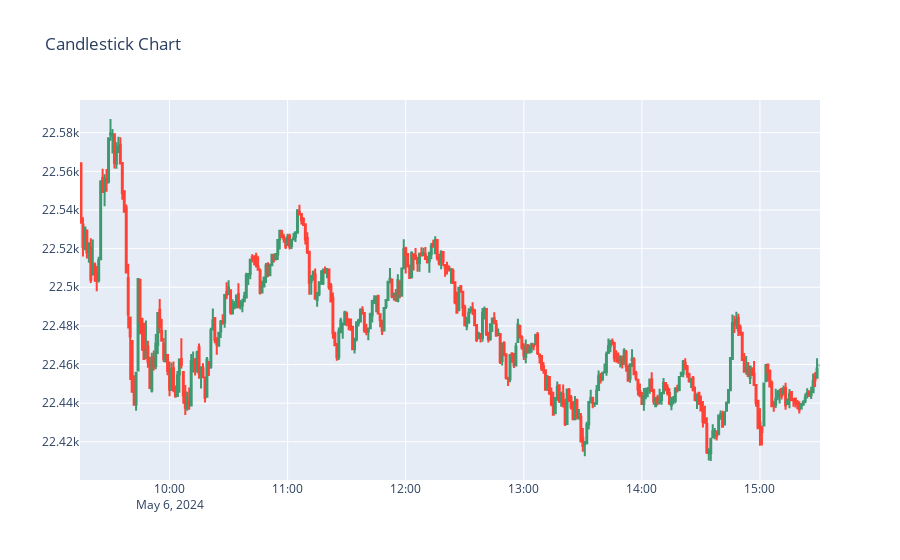

The cell this chart's notebook holds for it:
### Code cell
fig.update_layout(xaxis_rangeslider_visible=False)
fig.show()

### Figure 1 — Plotly figure (JSON) as saved in the notebook; plotly's stock layout.template omitted (floating-point values rounded to 4 significant figures; data arrays with more than 128 entries replaced by an {"elided": "..."} marker saying what was removed)
{"data": [{"close": {"elided": "376 float values"}, "high": {"elided": "376 float values"}, "low": {"elided": "376 float values"}, "open": {"elided": "376 float values"}, "type": "candlestick", "x": {"elided": "376 str values"}}], "layout": {"autosize": true, "title": {"text": "Candlestick Chart"}, "xaxis": {"autorange": true, "range": ["2024-05-06 09:14:30", "2024-05-06 15:30:30"], "rangeslider": {"visible": false, "yaxis": {}}, "type": "date"}, "yaxis": {"autorange": true, "range": [22400.0, 22600.0]}}}
